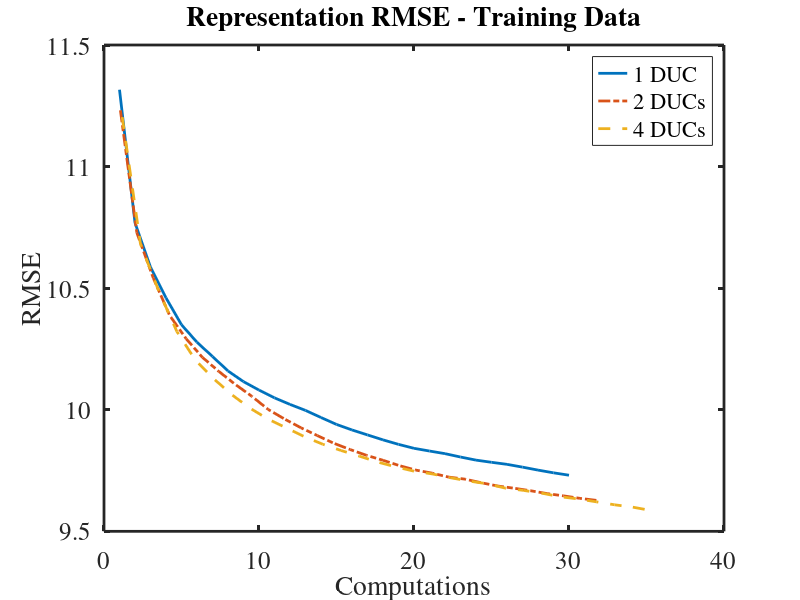
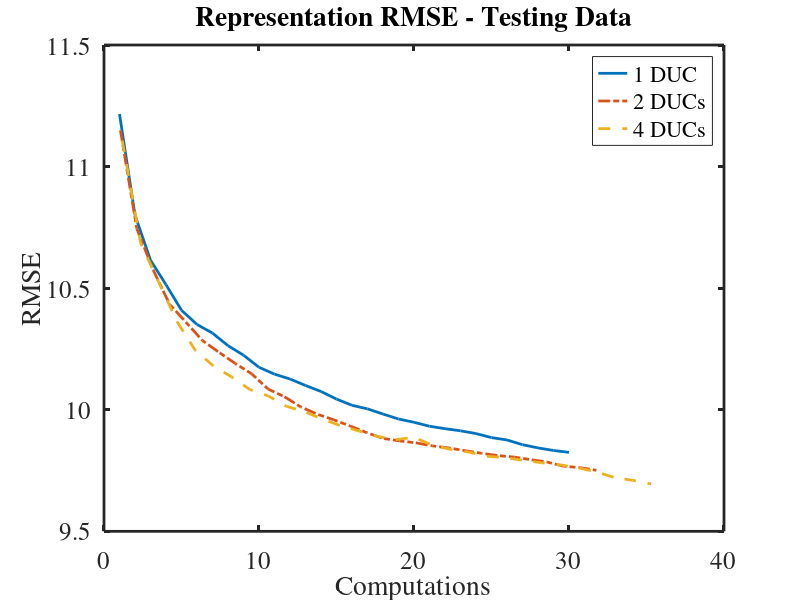
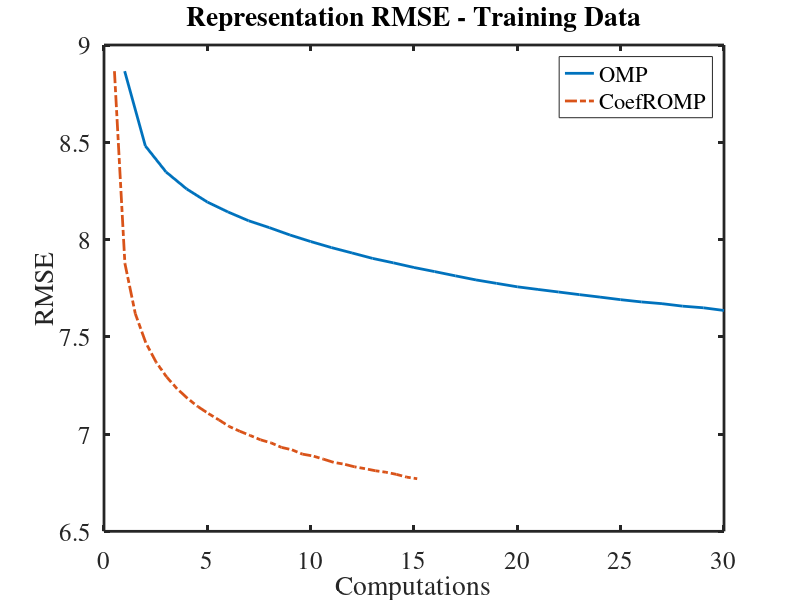
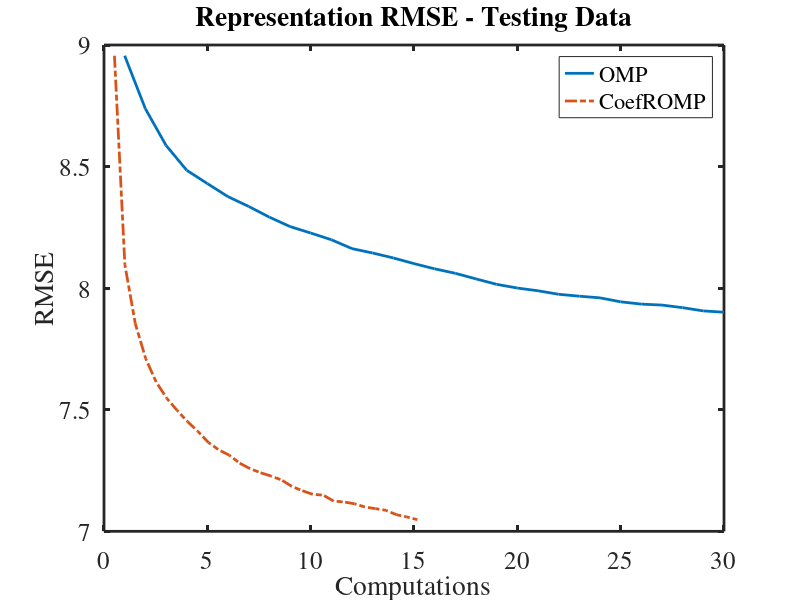

These charts were generated, in order, by the following MATLAB code: (Note: this script raises an error after producing the figures.)
%   Figures for paper

%  Figure 1
%   from testDictionaryLearning(1)
% dim = 64; nAtoms = 192; k = 6; nSignals = 50,000; avgAtoms = k * nSignals / nAtoms;
% M_batch_OMP=dim*nAtoms^2 + nSignals * [ dim * ( 1 + nAtoms) + k^2 * ( 1 + nAtoms + k^2 ) ];
% m_D_update = nAtoms * [ 2  + dim * ( 3 + nAtoms ) + avgAtoms * ( 2 + nAtoms) ]

load DUCs8

%   Number of multiplications for batch_OMP = 1.03*10^9
%   Number of multiplications for optimize_atom = 6.06*10^7
time2DUCS = 1 + 6.06/103;
time4DUCS = 1 + 3*6.06/103;
figure; 
pl = plot(1:params.iternum,err1,'-',[1:params.iternum]*time2DUCS,err2,'-.',[1:params.iternum]*time4DUCS,err4,'--'); 
set(pl,'LineWidth',2.0,'MarkerSize',10)
xlabel('Computations','FontSize',18,'FontName','Times'); 
set(gca,'FontName','Times'); 
ylabel('RMSE','FontSize',18,'FontName','Times');
title('Representation RMSE - Training Data','FontSize',18,'FontName','Times');
lh=legend('1 DUC','2 DUCs','4 DUCs');
set(lh,'FontSize',18,'FontName','Times')
set(gca,'FontSize',18,'LineWidth',2.0,'FontName','Times')
print -depsc2 DUCsDiX8trainCPU.eps

%  Figure 2
%   from testDictionaryLearning(1)

figure; 
pl = plot(1:params.iternum,gerr1,'-',[1:params.iternum]*time2DUCS,gerr2,'-.',[1:params.iternum]*time4DUCS,gerr4,'--'); 
set(pl,'LineWidth',2.0,'MarkerSize',10)
xlabel('Computations','FontSize',18,'FontName','Times'); 
set(gca,'FontName','Times'); 
ylabel('RMSE','FontSize',18,'FontName','Times');
title('Representation RMSE - Testing Data','FontSize',18,'FontName','Times');
lh=legend('1 DUC','2 DUCs','4 DUCs');
set(lh,'FontSize',18,'FontName','Times')
set(gca,'FontSize',18,'LineWidth',2.0,'FontName','Times')
print -depsc2 DUCsDiX8testCPU.eps

%  Figure 3
% from testDictionaryLearning(3)
% load MODLSX8.mat
% 
% figure; 
% pl = plot(1:params.iternum,err1,'-',1:params.iternum,err2,'-.',1:params.iternum,err3,'--',1:params.iternum,err4,':'); 
% set(pl,'LineWidth',2.0,'MarkerSize',10)
% xlabel('Iteration','FontSize',22,'FontWeight','bold'); ylabel('RMSE','FontSize',22,'FontWeight','bold');
% lh = legend('K-SVD','2 DUCs','MOD-LS','2 DUCs + MOD-LS');
% set(lh,'FontSize',20,'FontWeight','bold')
% set(gca,'FontSize',22,'LineWidth',2.0,'FontWeight','bold')

%  Figure 4
%   from testDictionaryLearning(3)
% 
% figure; 
% pl = plot(1:params.iternum,gerr1,'-',1:params.iternum,gerr2,'-.',1:params.iternum,gerr3,'--',1:params.iternum,gerr4,':'); 
% set(pl,'LineWidth',2.0,'MarkerSize',10)
% xlabel('Iteration','FontSize',22,'FontWeight','bold'); ylabel('RMSE','FontSize',22,'FontWeight','bold');
% lh = legend('K-SVD','2 DUCs','MOD-LSX','MOD-LSX + 2 DUCs');
% set(lh,'FontSize',20,'FontWeight','bold')
% set(gca,'FontSize',22,'LineWidth',2.0,'FontWeight','bold')

%  Figure 5
%   from testDictionaryLearning(5.6)
% dim=225;nAtoms=675;k=23;nSignals=50000; avgIter=5.8;k3=round(k/3);
% M_batch_CoefROMP=dim*nAtoms^2 +nSignals * (dim*nAtoms +k3*(1+nAtoms +k3^2) + avgIter*k*(2*k^2 +nAtoms+1) );
% M_batch_CoefROMP= 1.955804562500000e+10
% M_batch_OMP=dim*nAtoms^2 + nSignals * [ dim * ( 1 + nAtoms) + k^2 * ( 1 + nAtoms + k^2 ) ];
% M_batch_OMP=3.957976562500000e+10
% m_D_update = nAtoms * [ 2  + dim * ( 3 + nAtoms ) + avgAtoms * ( 2 + nAtoms) ]
% M_Total_OMP =    4.0461e+10
% M_Total_CoefROMP =   2.0440e+10

load CoROMPDiX15

timeCoefROMP = 2.044 / 4.0461;
figure; 
pl = plot(1:params.iternum,err1,'-',[1:params.iternum]*timeCoefROMP,err2,'-.'); 
set(pl,'LineWidth',2.0,'MarkerSize',10)
xlabel('Computations','FontSize',18,'FontName','Times'); 
ylabel('RMSE','FontSize',18,'FontName','Times');
title('Representation RMSE - Training Data','FontSize',18,'FontName','Times');
lh=legend('OMP','CoefROMP');
set(lh,'FontSize',18,'FontName','Times')
set(gca,'FontSize',18,'LineWidth',2.0,'FontName','Times')
print -depsc2 CoROMP15trainCPU.eps

%  Figure 6
%   from testDictionaryLearning(5.6)

figure; 
pl = plot(1:params.iternum,gerr1,'-',[1:params.iternum]*timeCoefROMP,gerr2,'-.'); 
set(pl,'LineWidth',2.0,'MarkerSize',10)
xlabel('Computations','FontSize',18,'FontName','Times'); 
ylabel('RMSE','FontSize',18,'FontName','Times');
title('Representation RMSE - Testing Data','FontSize',18,'FontName','Times');
lh=legend('OMP','CoefROMP');
set(lh,'FontSize',18,'FontName','Times')
set(gca,'FontSize',18,'LineWidth',2.0,'FontName','Times')
print -depsc2 CoROMP15testCPU.eps

%  Figure 7
%   from denoiseDemo2(2.6)
% load iterDUCS8
% 
% figure; 
% pl = plot(1:nIters,psnr(:,1),'-.',1:nIters,psnr(:,2),'-');
% set(pl,'LineWidth',2.0,'MarkerSize',10);
% title( ['PSNR for ' num2str(bb) '-' num2str(img) '-' num2str(sigma)],'FontSize',22,'FontWeight','bold');
% xlabel('Iteration','FontSize',22,'FontWeight','bold'); ylabel('PSNR','FontSize',22,'FontWeight','bold');
% lh=legend('1 DUC','4 DUCs');
% set(lh,'FontSize',20,'FontWeight','bold')
% set(gca,'FontSize',22,'LineWidth',2.0,'FontWeight','bold')
% 
% %  Figure 8
% %   from denoiseDemo2(2.6)
% load iterDUCS16
% 
% figure; 
% pl = plot(1:nIters,psnr(:,1),'-.',1:nIters,psnr(:,2),'-');
% set(pl,'LineWidth',2.0,'MarkerSize',10);
% title( ['PSNR for ' num2str(bb) '-' num2str(img) '-' num2str(sigma)],'FontSize',22,'FontWeight','bold');
% xlabel('Iteration','FontSize',22,'FontWeight','bold'); ylabel('PSNR','FontSize',22,'FontWeight','bold');
% lh=legend('1 DUC','4 DUCs');
% set(lh,'FontSize',20,'FontWeight','bold')
% set(gca,'FontSize',22,'LineWidth',2.0,'FontWeight','bold')


% Figure 9
%  from denoiseDemo2(1.5)
% load nAtomDUC8-1-25.mat     %   As in paper
load iterDUC8-1-25   

figure;
pl = plot(1:nIters,psnr(:,1,2),'-+',1:nIters,psnr(:,2,2),'-o', ...
1:nIters,psnr(:,1,1),'-.+',1:nIters,psnr(:,2,1),'-.o');
set(pl,'LineWidth',2.0,'MarkerSize',10);
ylabel('PSNR','FontSize',18,'FontName','Times'); 
xlabel('Iteration','FontSize',18,'FontName','times');
title('Denoising Performance for 8\times 8 Patches','FontSize',18,'FontName','Times');
lh = legend('CoefROMP; 1 DUC','CoefROMP; 2 DUC','OMP; 1 DUC','OMP; 2 DUC',4);
set(lh,'FontSize',14)
set(gca,'FontSize',18,'LineWidth',2.0,'FontName','Times')
print -depsc2 PSNR8-25Barbara.eps

% Figure 10
%   from denoiseDemo2(1.5)  for the 16x16 case
load iterDUC16-1-25   

figure; 
pl = plot(1:nIters,psnr(:,1,2),'-+',1:nIters,psnr(:,2,2),'-o', ...
    1:nIters,psnr(:,1,1),'-.+',1:nIters,psnr(:,2,1),'-.o');
set(pl,'LineWidth',2.0,'MarkerSize',10);
ylabel('PSNR','FontSize',18,'FontName','Times'); 
xlabel('Iteration','FontSize',18,'FontName','times');
title('Denoising Performance for 16\times 16 Patches','FontSize',18,'FontName','Times');
lh = legend('CoefROMP; 1 DUC','CoefROMP; 2 DUC','OMP; 1 DUC','OMP; 2 DUC',4);
set(lh,'FontSize',14)
set(gca,'FontSize',18,'LineWidth',2.0,'FontName','Times')
print -depsc2 PSNR16-25Barbara.eps


% load nAtomIter8-1-25.mat
% rng_nAtoms = [0.75 1 2 4 6 8 12 16];  % *64 = dictsize
% 
% figure;surf(psnr(:,:,2)-psnr(:,:,1))
% title('PSNR improvement using CoROMP','FontSize',18);
% ylabel('Iteration','FontSize',18,'FontWeight','bold');zlabel('PSNR','FontSize',18,'FontWeight','bold');xlabel('Number of atoms','FontSize',18,'FontWeight','bold')
% % set(gca,'XTickLabelMode','manual','XTickLabel',{'0'; '48'; '64';'128'; '256';'384';'512';'768';'1024'})
% set(gca,'FontSize',22,'LineWidth',2.0,'FontWeight','bold')
% 
